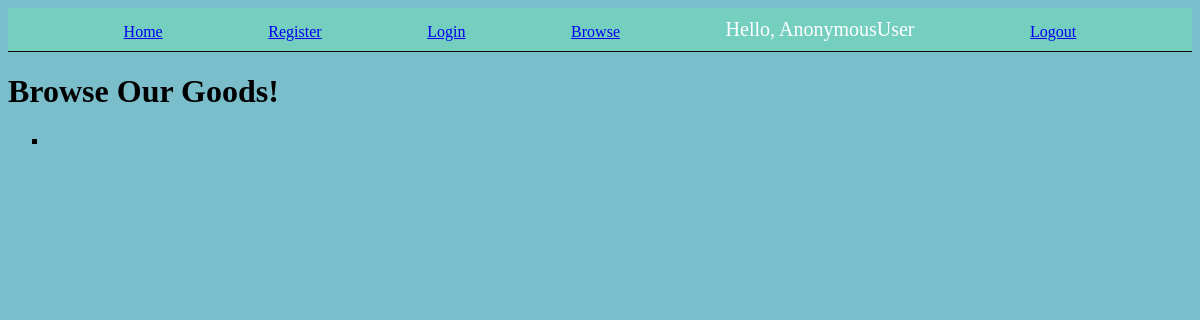
The page /shopping/ on the database as committed earlier.
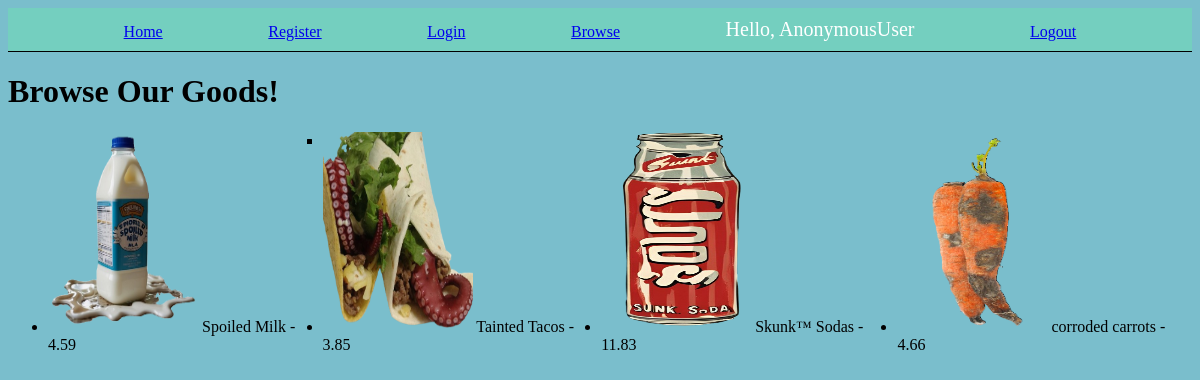
The same page on the database as committed later.
### app/models.py (models this page shows, shortened)
class Product(models.Model):
    name = models.CharField(max_length=200, null=True)
    image = models.ImageField(upload_to='' ,null=True, blank=True)
    price = models.FloatField(null=True)

### app/views.py (the view)
# urls.py: path("shopping/", shoppingPage, name="shopping"),
def shoppingPage(request):
    orders = Order.objects.all()
    products = Product.objects.all()
    context = { 'orders': orders, 'products': products}
    return render(request, 'shopping.html', context)

### app/templates/shopping.html
{% extends 'base.html' %}
{% block content %}
<h1>Browse Our Goods!</h1>
<ul  class="productsBrowser">
    {% for product in products %}
    <li>
        {% if product.image%}
        <img src="{{ product.image.url }}" class="productIMGs">
        {{ product.name }} - {{ product.price }}
        {% endif%}
    </li>
    {% endfor %}
</ul>
{% endblock content %}

Rows that differ between the two databases and show on the page:
now on this page (row edited): Product: image (picture), name "Spoiled Milk", price "4.59"
now on this page (row edited): Product: image (picture), name "Tainted Tacos", price "3.85"
now on this page (row edited): Product: image (picture), name "Skunk™ Sodas", price "11.83"
now on this page (row edited): Product: image (picture), name "corroded carrots", price "4.66"
